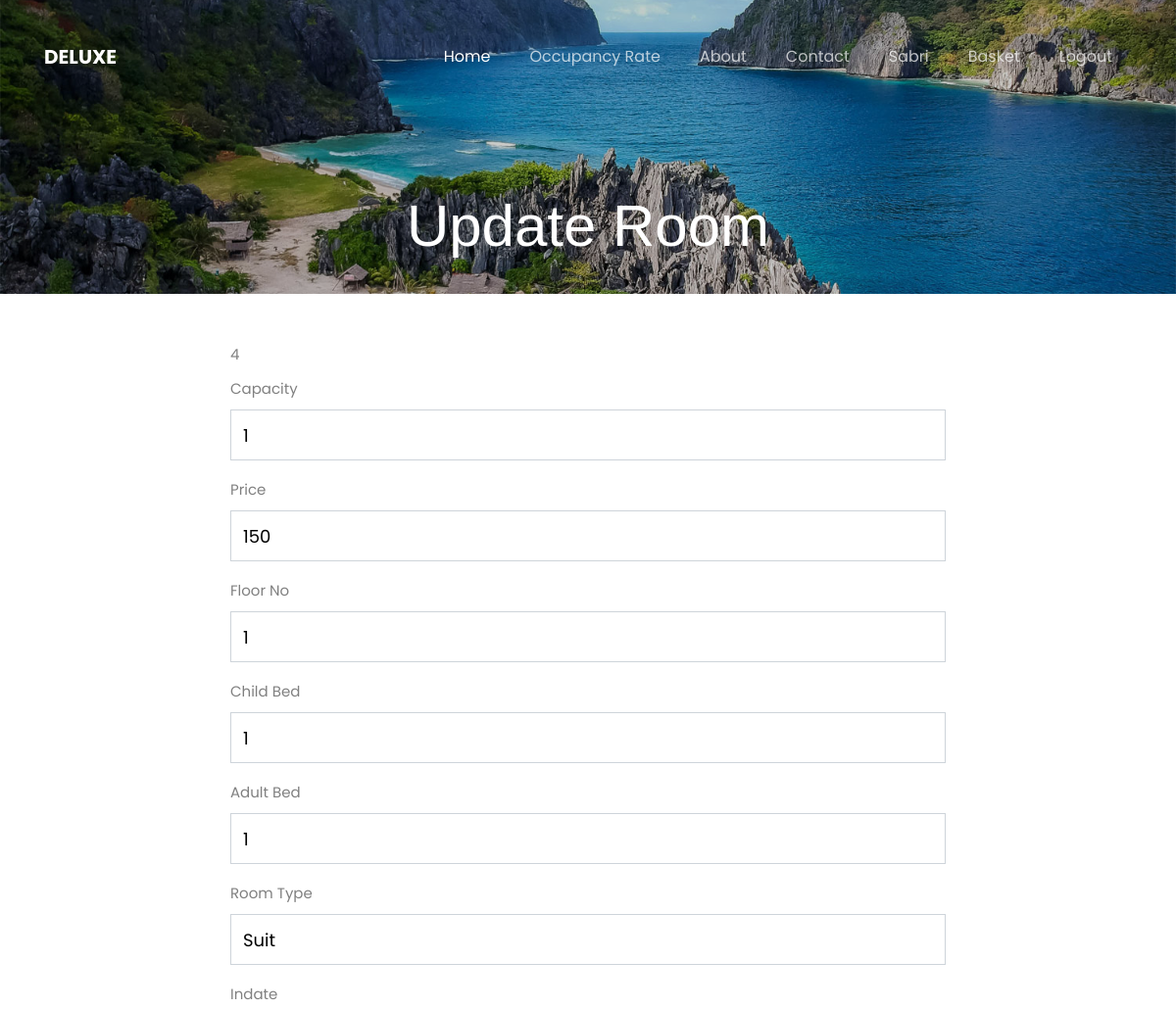
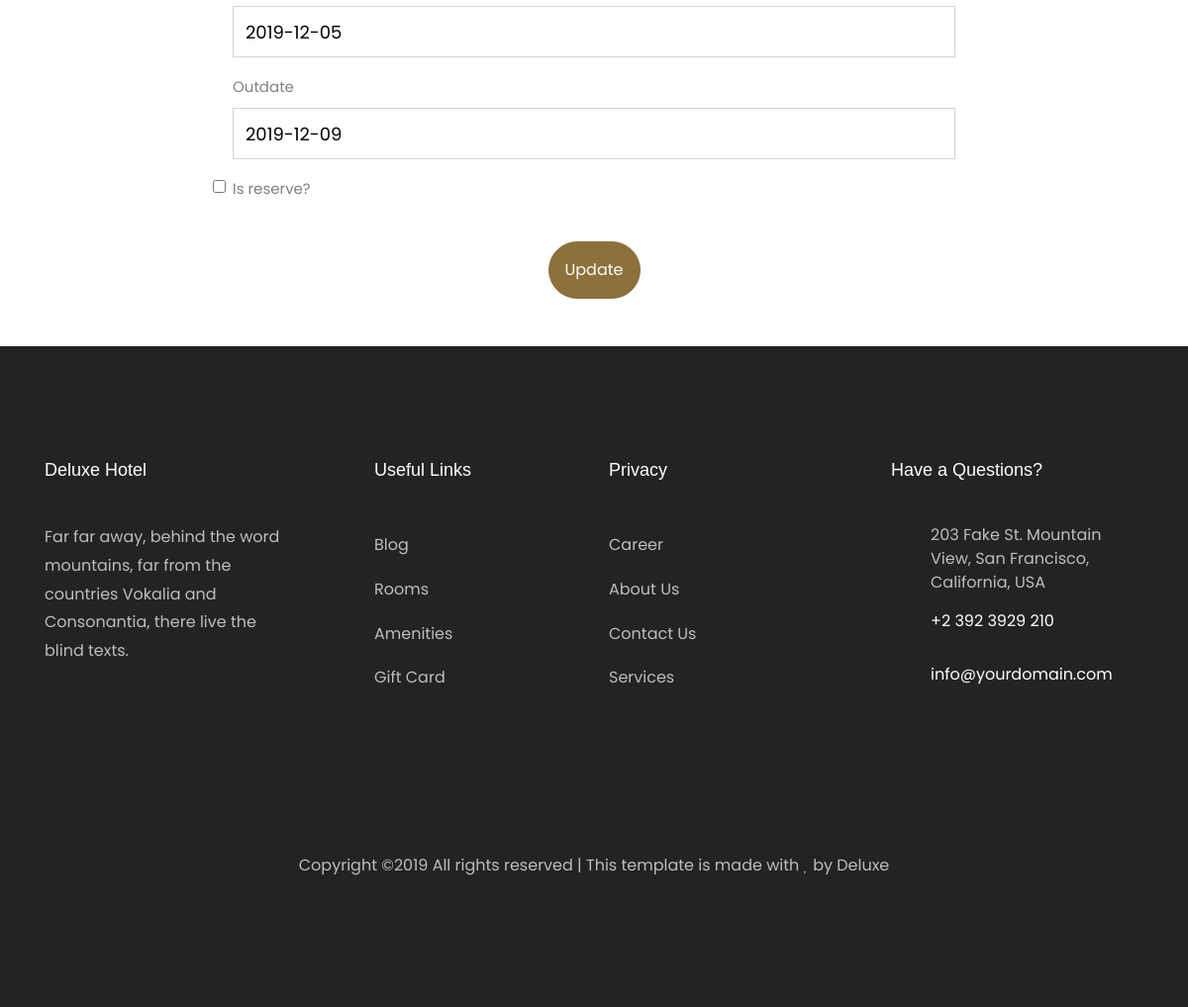
The page /getupdateroom/4 (signed in) on the database its author committed (2 pictures, top to bottom).
### app.py (models this page shows)
class User(UserMixin,db.Model):
    id = db.Column(db.Integer,primary_key=True)
    username = db.Column(db.String(),unique=True)
    email = db.Column(db.String())
    password = db.Column(db.String())
    reservations= db.relationship('Reservation',backref='user')
    bonus = db.Column(db.Integer)

class Room(db.Model):
    roomno = db.Column(db.Integer, primary_key=True)
    price = db.Column(db.Integer)
    capacity = db.Column(db.Integer)
    floorno = db.Column(db.Integer)
    childbed = db.Column(db.Integer)
    adultbed = db.Column(db.Integer)
    roomtype = db.Column(db.String(255))
    inDate = db.Column(db.Date)
    outDate=db.Column(db.Date)
    isreserve = db.Column('is_reserve',db.Boolean)
    reservations = db.relationship('Reservation',backref='room')

### app.py (the view)
@app.route('/getupdateroom/<roomno>',methods=['GET','POST'])
def getupdateroom(roomno):
    if request.method=='GET':
        room = Room.query.filter_by(roomno=roomno).first()
        return render_template('updateroom.html',room=room)

### app.py (called while the page is built)
@login_manager.user_loader
def load_user(user_id):
    return User.query.get(int(user_id))

### templates/updateroom.html
{% extends "layout.html" %}
{% block content %}
<div class="hero-wrap" style="background-image: url({{url_for('static',filename='images/bg_1.jpg')}});">
    <div class="overlay"></div>
      <div class="container">
        <div class="row no-gutters slider-text d-flex align-itemd-end justify-content-center">
          <div class="col-md-9 ftco-animate text-center d-flex align-items-end justify-content-center">
          	<div class="text">
	            <h1 class="mb-4 bread">Update Room</h1>
            </div>
          </div>
        </div>
    </div>
</div>
<div class="container">
    <div class="row justify-content-center">
        <div class="col-8 justify-content-center pt-5 pb-5">
            <form action="/updateroom/{{room.roomno}}" method="POST">
                <div class="form-group">
                    <label for="roomno">{{room.roomno}}</label><br>
                    <label>Capacity</label>
                    <input type="text" class="form-control" name="capacity" id="capacity" value="{{room.capacity}}">
                </div>
                <div class="form-group">
                    <label for="price">Price</label>
                    <input type="text" class="form-control" id="price" name="price" value="{{room.price}}">
                </div>
                <div class="form-group">
                    <label for="price">Floor No</label>
                    <input type="text" class="form-control" id="floorno" name="floorno" value="{{room.floorno}}">
                </div>
                <div class="form-group">
                    <label for="price">Child Bed</label>
                    <input type="text" class="form-control" id="childbed" name="childbed" value="{{room.childbed}}">
                </div>
                <div class="form-group">
                    <label for="price">Adult Bed</label>
                    <input type="text" class="form-control" id="adultbed" name="adultbed" value="{{room.adultbed}}">
                </div>
                <div class="form-group">
                    <label for="price">Room Type</label>
                    <input type="text" class="form-control" id="roomtype" name="roomtype" value="{{room.roomtype}}">
                </div>
                <div class="form-group">
                    <label for="price">Indate</label>
                    <input type="text" class="form-control" id="inDate" name="inDate" value="{{room.inDate}}">
                </div>
                <div class="form-group">
                    <label for="price">Outdate</label>
                    <input type="text" class="form-control" id="outDate" name="outDate" value="{{room.outDate}}">
                </div>
                <div class="form-group">
                {% if room.isreserve == True %}
                    <input type="checkbox" class="form-check-input" id="isreserve" name="isreserve" checked>
                {% else %}
                    <input type="checkbox" class="form-check-input" id="isreserve" name="isreserve">
                {% endif %}
                    <label for="price">Is reserve?</label>
                </div>
                <div class="text-center pt-3">
                    <button type="submit" class="btn btn-primary p-3">Update</button>
                </div>
            </form>
        </div>
    </div>
</div>
{% endblock content %}

### templates/layout.html (shortened to what this page needs)
<!DOCTYPE html>
<html lang="en">
  <head>
    <link rel="stylesheet" href="https://cdnjs.cloudflare.com/ajax/libs/font-awesome/5.11.2/css/all.css">
    <link rel="stylesheet" href="{{url_for('static', filename='css/open-iconic-bootstrap.min.css')}}">
    <link rel="stylesheet" href="{{url_for('static', filename='css/animate.css')}}">
    <link rel="stylesheet" href="{{url_for('static', filename='css/owl.carousel.min.css')}}">
    <link rel="stylesheet" href="{{url_for('static', filename='css/owl.theme.default.min.css')}}">
    <link rel="stylesheet" href="{{url_for('static', filename='css/magnific-popup.css')}}" >
    <link rel="stylesheet" href="{{url_for('static', filename='css/aos.css')}}">
    <link rel="stylesheet" href="{{url_for('static', filename='css/ionicons.min.css')}}">
    <link rel="stylesheet" href="{{url_for('static', filename='css/bootstrap-datepicker.css')}}">
    <link rel="stylesheet" href="{{url_for('static', filename='css/jquery.timepicker.css')}}">
    <link rel="stylesheet" href="{{url_for('static', filename='css/flaticon.css')}}">
    <link rel="stylesheet" href="{{url_for('static', filename='css/icomoon.css')}}">
    <link rel="stylesheet" href="{{url_for('static', filename='css/style.css')}}">
  </head>
  <body>
    <nav class="navbar navbar-expand-lg navbar-dark ftco_navbar bg-dark ftco-navbar-light" id="ftco-navbar">
	    <div class="container">
	      <a class="navbar-brand" href="/">Deluxe</a>
	      <div class="collapse navbar-collapse" id="ftco-nav">
	        <ul class="navbar-nav ml-auto">
            <li class="nav-item active"><a href="/" class="nav-link">Home</a></li>
            <li class="nav-item">
              <a href="/rate" class="nav-link">Occupancy Rate</a></li>
	          <li class="nav-item"><a href="about" class="nav-link">About</a></li>
	          <li class="nav-item"><a href="contact" class="nav-link">Contact</a></li>
            {% if current_user.is_authenticated %}
              <li class="nav-item">
                {% if current_user.username=="Admin" %}
                <a class="nav-link" href="/adminlist">{{current_user.username}}</a>
                {% else %}
                <a class="nav-link" href="/reservations">{{current_user.username}}</a>
                {% endif %}
              </li>
              <li class="nav-item">
                <a class="nav-link" href="/listbasket">Basket</a>
              </li>
              <li class="nav-item">
                <a class="nav-link" href="/logout">Logout</a>
              </li>
              {% else %}
              <li class="nav-item"><a class="nav-link" href="/login">Login</a></li>
              <li class="nav-item"><a class="nav-link" href="/register">Register</a></li>
            {% endif %}
	        </ul>
	      </div>
	    </div>
	  </nav>
{% block content %}
{% endblock %}
    <footer class="ftco-footer ftco-bg-dark ftco-section">
      <div class="container">
        <div class="row mb-5">
          <div class="col-md">
            <div class="ftco-footer-widget mb-4">
              <h2 class="ftco-heading-2">Deluxe Hotel</h2>
              <p>Far far away, behind the word mountains, far from the countries Vokalia and Consonantia, there live the blind texts.</p>
              <ul class="ftco-footer-social list-unstyled float-md-left float-lft mt-5">
              </ul>
            </div>
          </div>
          <div class="col-md">
            <div class="ftco-footer-widget mb-4 ml-md-5">
              <h2 class="ftco-heading-2">Useful Links</h2>
              <ul class="list-unstyled">
                <li><a href="#" class="py-2 d-block">Blog</a></li>
                <li><a href="#" class="py-2 d-block">Rooms</a></li>
                <li><a href="#" class="py-2 d-block">Amenities</a></li>
                <li><a href="#" class="py-2 d-block">Gift Card</a></li>
              </ul>
            </div>
          </div>
          <div class="col-md">
             <div class="ftco-footer-widget mb-4">
              <h2 class="ftco-heading-2">Privacy</h2>
              <ul class="list-unstyled">
                <li><a href="#" class="py-2 d-block">Career</a></li>
                <li><a href="#" class="py-2 d-block">About Us</a></li>
                <li><a href="#" class="py-2 d-block">Contact Us</a></li>
                <li><a href="#" class="py-2 d-block">Services</a></li>
              </ul>
            </div>
          </div>
          <div class="col-md">
            <div class="ftco-footer-widget mb-4">
            	<h2 class="ftco-heading-2">Have a Questions?</h2>
            	<div class="block-23 mb-3">
	              <ul>
	                <li><span class="icon icon-map-marker"></span><span class="text">203 Fake St. Mountain View, San Francisco, California, USA</span></li>
	                <li><a href="#"><span class="icon icon-phone"></span><span class="text">+2 392 3929 210</span></a></li>
	                <li><a href="#"><span class="icon icon-envelope"></span><span class="text">info@yourdomain.com</span></a></li>
	              </ul>
	            </div>
            </div>
          </div>
        </div>
        <div class="row">
          <div class="col-md-12 text-center">
            <p>
  Copyright &copy;<script>document.write(new Date().getFullYear());</script> All rights reserved | This template is made with <i class="icon-heart color-danger" aria-hidden="true"></i> by Deluxe
  </p>
          </div>
        </div>
      </div>
    </footer>
  </body>
</html>

### static/css/icomoon.css (style rules this page uses)
[class^="icon-"], [class*=" icon-"] { font-family: 'icomoon' !important; speak: none; font-style: normal; font-weight: normal; font-variant: normal; text-transform: none; line-height: 1; -webkit-font-smoothing: antialiased; -moz-osx-font-smoothing: grayscale; }
.icon-heart:before { content: "\f004"; }
.icon-map-marker:before { content: "\f041"; }
.icon-phone:before { content: "\f095"; }
.icon-envelope:before { content: "\f0e0"; }

### rows shown on the page
User: username "Sabri"
Room: roomno "4", capacity "1", price "150", floorno "1", childbed "1", adultbed "1", roomtype "Suit", inDate "2019-12-05", outDate "2019-12-09"
